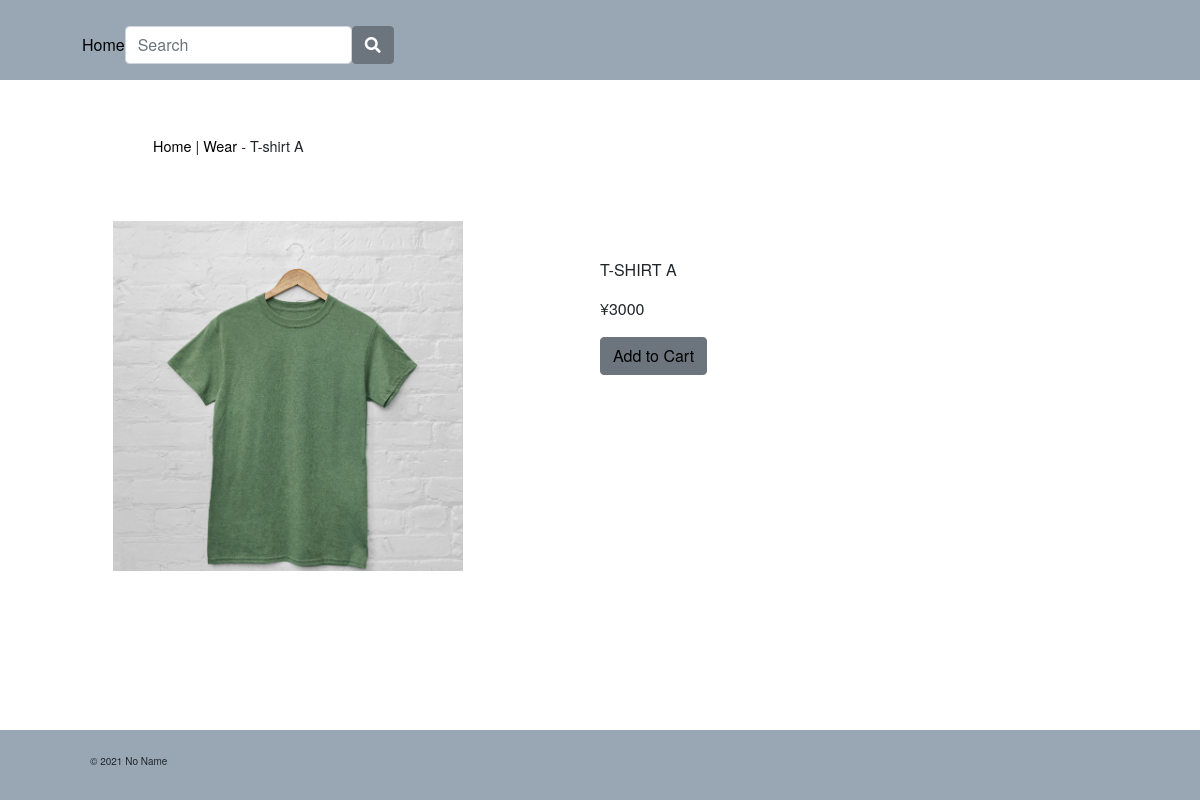
Page /shop/wear/tshirt_a/ on the committed database.
### shop/models.py (models this page shows, shortened)
class Product(models.Model):
    name = models.CharField(max_length=250, unique=True)
    slug = models.SlugField(max_length=250, unique=True)
    description = models.TextField(blank=True)
    category = models.ForeignKey(Category, on_delete=models.CASCADE)
    price = models.DecimalField(max_digits=10, decimal_places=0)
    image = models.ImageField(upload_to='product', blank=True)
    stock = models.IntegerField()
    available = models.BooleanField(default=True)
    created = models.DateTimeField(auto_now_add=True)
    updated = models.DateTimeField(auto_now=True)

class Category(models.Model):
    name = models.CharField(max_length=250, )
    slug = models.SlugField(max_length=250, )
    def get_url(self):
        return reverse('shop:products_by_category', args=[self.slug])
    def __str__(self):
         return self.name

### shop/views.py (the view)
# urls.py: path('<slug:c_slug>/<slug:product_slug>/', views.ProdCatDetail, name='ProdCatDetail'),
def ProdCatDetail(request, c_slug, product_slug):
    try:
        product = Product.objects.get(category__slug=c_slug, slug=product_slug)
    except Exception as e:
        raise e
    return render(request, 'shop/product.html', {'product': product})

### cart/context_processors.py (called while the page is built)
def counter(request):
    item_count = 0
    if 'admin' in request.path:
        return {}
    else:
        try:
            cart = Cart.objects.filter(cart_id=_cart_id(request))
            cart_items = CartItem.objects.all().filter(cart=cart[:1])
            for cart_item in cart_items:
                item_count += cart_item.quantity
        except Cart.DoesNotExist:
            item_count = 0
    return dict(item_count = item_count)

### cart/views.py (called while the page is built)
def _cart_id(request):
    cart = request.session.session_key
    if not cart:
        cart = request.session.create()
    return cart

### shop/context_processors.py (called while the page is built)
def menu_links(request):
    links = Category.objects.all()
    return dict(links=links)

### shop/templates/shop/product.html (shortened to what this page needs)
{% extends "base.html" %}
{% load static %}
{% block content %}
<div class="row my_prod_row_class">
  <div class="mx-auto w-75 mt-4 product ">
      <p class=""></p><a href="{% url 'shop:allProdCat' %}">Home</a> | <a href="{{ product.category.get_url }}">{{product.category}}</a> - {{product.name}}</p>
      </div>
          <div class="row my-5">
              <div class="col-12 col-sm-12 col-md-12 col-lg-6 text-center">
                  <div style="min-width: 18rem">
                      <img class="product-img" src="{{product.image.url}}" alt="{{product.name}}">
                  </div>
              </div>
              <div class="col-12 col-sm-12 col-md-12 col-lg-6 my-4">
                  <div>
                      <h1 class="my_prod_title">{{product.name}}</h1>
                      <p class="my_prod_price">¥{{product.price}}</p>
                      {% if product.stock <= 0 %}
                      <p class="my_prod_text"><b>Out of Stock</b></p>
                      {% else %}
                      <a class="btn btn-secondary" href="{% url 'cart:add_cart' product.id %}">Add to Cart</a>
                      {% endif %}
                  </div>
              </div>
          </div>
    </div>
{% endblock %}

### static/css/style.css (style rules this page uses)
*,*::before,*::after { box-sizing: border-box; }
html { width: 100%; position: relative; min-height: 100%; }
body { font-family: "Helvetica Neue",Arial,"Hiragino Kaku Gothic ProN","Hiragino Sans",Meiryo,sans-serif; font-size: 62.5%; padding-bottom: 70px; }
img { object-fit: cover; }
a:link,a:visited,a:hover, a:active { text-decoration: none; color: black; }
.product { font-size: 0.9rem; }
.my_prod_row_class { padding-top: 15px; padding-bottom: 20px; }
.my_prod_title { font-size: 16px; text-transform: uppercase; padding-top: 15px; padding-bottom: 10px; }
.product-img { width: 350px; height: 350px; }
.my_prod_price { font-size: 1.0rem; }

### rows in the picture
Product: category "Wear", name "T-shirt A", image (picture), name "T-SHIRT A", price "3000"
